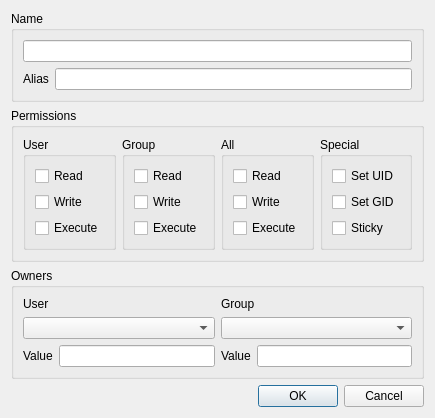
<?xml version="1.0" encoding="UTF-8"?>
<ui version="4.0">
 <class>DialogEditProperties</class>
 <widget class="QDialog" name="DialogEditProperties">
  <property name="geometry">
   <rect>
    <x>0</x>
    <y>0</y>
    <width>382</width>
    <height>370</height>
   </rect>
  </property>
  <property name="windowTitle">
   <string>Edit Properties</string>
  </property>
  <layout class="QVBoxLayout" name="verticalLayout">
   <item>
    <widget class="QGroupBox" name="boxName">
     <property name="sizePolicy">
      <sizepolicy hsizetype="Preferred" vsizetype="Minimum">
       <horstretch>0</horstretch>
       <verstretch>0</verstretch>
      </sizepolicy>
     </property>
     <property name="title">
      <string>Name</string>
     </property>
     <layout class="QVBoxLayout" name="verticalLayout_6">
      <item>
       <widget class="QLineEdit" name="lineName">
        <property name="maxLength">
         <number>255</number>
        </property>
       </widget>
      </item>
      <item>
       <layout class="QHBoxLayout" name="horizontalLayout_2">
        <item>
         <widget class="QLabel" name="lblAlias">
          <property name="toolTip">
           <string>Alias is only used for simlinks</string>
          </property>
          <property name="text">
           <string>Alias</string>
          </property>
         </widget>
        </item>
        <item>
         <widget class="QLineEdit" name="lineAlias">
          <property name="maxLength">
           <number>159</number>
          </property>
         </widget>
        </item>
       </layout>
      </item>
     </layout>
    </widget>
   </item>
   <item>
    <widget class="QGroupBox" name="boxPermissions">
     <property name="title">
      <string>Permissions</string>
     </property>
     <layout class="QHBoxLayout" name="horizontalLayout">
      <item>
       <widget class="QGroupBox" name="boxPermissionUser">
        <property name="title">
         <string>User</string>
        </property>
        <layout class="QVBoxLayout" name="verticalLayout_2">
         <item>
          <widget class="QCheckBox" name="chkUserRead">
           <property name="text">
            <string>Read</string>
           </property>
          </widget>
         </item>
         <item>
          <widget class="QCheckBox" name="chkUserWrite">
           <property name="text">
            <string>Write</string>
           </property>
          </widget>
         </item>
         <item>
          <widget class="QCheckBox" name="chkUserExecute">
           <property name="text">
            <string>Execute</string>
           </property>
          </widget>
         </item>
        </layout>
       </widget>
      </item>
      <item>
       <widget class="QGroupBox" name="boxPermissionGroup">
        <property name="title">
         <string>Group</string>
        </property>
        <layout class="QVBoxLayout" name="verticalLayout_3">
         <item>
          <widget class="QCheckBox" name="chkGroupRead">
           <property name="text">
            <string>Read</string>
           </property>
          </widget>
         </item>
         <item>
          <widget class="QCheckBox" name="chkGroupWrite">
           <property name="text">
            <string>Write</string>
           </property>
          </widget>
         </item>
         <item>
          <widget class="QCheckBox" name="chkGroupExecute">
           <property name="text">
            <string>Execute</string>
           </property>
          </widget>
         </item>
        </layout>
       </widget>
      </item>
      <item>
       <widget class="QGroupBox" name="boxPermissionAll">
        <property name="title">
         <string>All</string>
        </property>
        <layout class="QVBoxLayout" name="verticalLayout_4">
         <item>
          <widget class="QCheckBox" name="chkAllRead">
           <property name="text">
            <string>Read</string>
           </property>
          </widget>
         </item>
         <item>
          <widget class="QCheckBox" name="chkAllWrite">
           <property name="text">
            <string>Write</string>
           </property>
          </widget>
         </item>
         <item>
          <widget class="QCheckBox" name="chkAllExecute">
           <property name="text">
            <string>Execute</string>
           </property>
          </widget>
         </item>
        </layout>
       </widget>
      </item>
      <item>
       <widget class="QGroupBox" name="boxPermissionSpecial">
        <property name="title">
         <string>Special</string>
        </property>
        <layout class="QVBoxLayout" name="verticalLayout_5">
         <item>
          <widget class="QCheckBox" name="chkSpecialSetUid">
           <property name="text">
            <string>Set UID</string>
           </property>
          </widget>
         </item>
         <item>
          <widget class="QCheckBox" name="chkSpecialSetGid">
           <property name="text">
            <string>Set GID</string>
           </property>
          </widget>
         </item>
         <item>
          <widget class="QCheckBox" name="chkSpecialSticky">
           <property name="text">
            <string>Sticky</string>
           </property>
          </widget>
         </item>
        </layout>
       </widget>
      </item>
     </layout>
    </widget>
   </item>
   <item>
    <widget class="QGroupBox" name="boxOwner">
     <property name="title">
      <string>Owners</string>
     </property>
     <layout class="QGridLayout" name="gridLayout">
      <item row="2" column="1">
       <widget class="QComboBox" name="boxOwnerGroup">
        <property name="sizePolicy">
         <sizepolicy hsizetype="Expanding" vsizetype="Fixed">
          <horstretch>0</horstretch>
          <verstretch>0</verstretch>
         </sizepolicy>
        </property>
       </widget>
      </item>
      <item row="1" column="0">
       <widget class="QLabel" name="lblOwnerUser">
        <property name="text">
         <string>User</string>
        </property>
       </widget>
      </item>
      <item row="2" column="0">
       <widget class="QComboBox" name="boxOwnerUser">
        <property name="sizePolicy">
         <sizepolicy hsizetype="Expanding" vsizetype="Fixed">
          <horstretch>0</horstretch>
          <verstretch>0</verstretch>
         </sizepolicy>
        </property>
       </widget>
      </item>
      <item row="1" column="1">
       <widget class="QLabel" name="lblUserGroup">
        <property name="text">
         <string>Group</string>
        </property>
       </widget>
      </item>
      <item row="3" column="0">
       <layout class="QHBoxLayout" name="horizontalLayout_3">
        <item>
         <widget class="QLabel" name="lblValueUser">
          <property name="text">
           <string>Value</string>
          </property>
         </widget>
        </item>
        <item>
         <widget class="QLineEdit" name="lineOwnerUser"/>
        </item>
       </layout>
      </item>
      <item row="3" column="1">
       <layout class="QHBoxLayout" name="horizontalLayout_4">
        <item>
         <widget class="QLabel" name="lblValueGroup">
          <property name="text">
           <string>Value</string>
          </property>
         </widget>
        </item>
        <item>
         <widget class="QLineEdit" name="lineOwnerGroup"/>
        </item>
       </layout>
      </item>
     </layout>
    </widget>
   </item>
   <item>
    <widget class="QDialogButtonBox" name="buttonBox">
     <property name="orientation">
      <enum>Qt::Horizontal</enum>
     </property>
     <property name="standardButtons">
      <set>QDialogButtonBox::Cancel|QDialogButtonBox::Ok</set>
     </property>
    </widget>
   </item>
  </layout>
 </widget>
 <resources/>
 <connections>
  <connection>
   <sender>buttonBox</sender>
   <signal>accepted()</signal>
   <receiver>DialogEditProperties</receiver>
   <slot>accept()</slot>
   <hints>
    <hint type="sourcelabel">
     <x>248</x>
     <y>254</y>
    </hint>
    <hint type="destinationlabel">
     <x>157</x>
     <y>274</y>
    </hint>
   </hints>
  </connection>
  <connection>
   <sender>buttonBox</sender>
   <signal>rejected()</signal>
   <receiver>DialogEditProperties</receiver>
   <slot>reject()</slot>
   <hints>
    <hint type="sourcelabel">
     <x>316</x>
     <y>260</y>
    </hint>
    <hint type="destinationlabel">
     <x>286</x>
     <y>274</y>
    </hint>
   </hints>
  </connection>
 </connections>
</ui>
